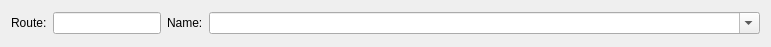
<?xml version="1.0" encoding="UTF-8"?>
<ui version="4.0">
 <class>RouteNameWidget</class>
 <widget class="QWidget" name="RouteNameWidget">
  <property name="geometry">
   <rect>
    <x>0</x>
    <y>0</y>
    <width>771</width>
    <height>47</height>
   </rect>
  </property>
  <property name="windowTitle">
   <string>Form</string>
  </property>
  <layout class="QVBoxLayout" name="verticalLayout">
   <item>
    <layout class="QHBoxLayout" name="horizontalLayout_4">
     <item>
      <widget class="QLabel" name="label">
       <property name="text">
        <string>Route:</string>
       </property>
      </widget>
     </item>
     <item>
      <widget class="QLineEdit" name="txtRouteNbr">
       <property name="toolTip">
        <string>&lt;html&gt;&lt;head/&gt;&lt;body&gt;&lt;p&gt;Enter an existing route number, e.g. '20' or 'M1'. Enter a range, eg. '200,299' to create a new numeric number in that range.&lt;/p&gt;&lt;p&gt;Alpha routes are only allowed if the alpha route option is set in Parameters. However, route numbers like '01' are treated as numeric  and the numeric route number will be the numeric value, eg '1'. The equivalence between an alpha route and numeric route number is stored in the AltRoute table.&lt;/p&gt;&lt;p&gt;Alpha routes such as 'M1' will have a numeric route assignedin the range 1000-9999'.&lt;/p&gt;&lt;/body&gt;&lt;/html&gt;</string>
       </property>
       <property name="maxLength">
        <number>8</number>
       </property>
      </widget>
     </item>
     <item>
      <widget class="QLabel" name="label_6">
       <property name="text">
        <string>Name:</string>
       </property>
      </widget>
     </item>
     <item>
      <widget class="CComboBox" name="cbRouteName">
       <property name="sizePolicy">
        <sizepolicy hsizetype="Preferred" vsizetype="Fixed">
         <horstretch>1</horstretch>
         <verstretch>0</verstretch>
        </sizepolicy>
       </property>
       <property name="minimumSize">
        <size>
         <width>500</width>
         <height>0</height>
        </size>
       </property>
       <property name="editable">
        <bool>true</bool>
       </property>
      </widget>
     </item>
    </layout>
   </item>
  </layout>
 </widget>
 <customwidgets>
  <customwidget>
   <class>CComboBox</class>
   <extends>QComboBox</extends>
   <header>ccombobox.h</header>
  </customwidget>
 </customwidgets>
 <resources/>
 <connections/>
</ui>
